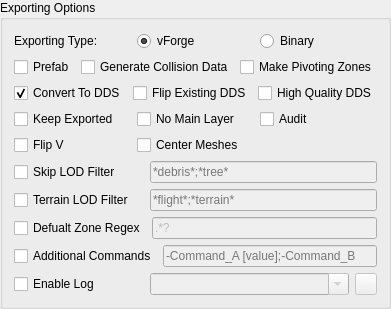
    <widget class="QGroupBox" name="groupBox_ExportingOptions">
     <property name="toolTip">
      <string/>
     </property>
     <property name="title">
      <string>Exporting Options</string>
     </property>
     <layout class="QVBoxLayout" name="verticalLayout_3">
      <item>
       <layout class="QHBoxLayout" name="horizontalLayout_18">
        <item>
         <widget class="QLabel" name="label_13">
          <property name="text">
           <string>Exporting Type: </string>
          </property>
         </widget>
        </item>
        <item>
         <widget class="QRadioButton" name="radioButton_vForge">
          <property name="text">
           <string>vForge</string>
          </property>
          <property name="checked">
           <bool>true</bool>
          </property>
         </widget>
        </item>
        <item>
         <widget class="QRadioButton" name="radioButton_Binary">
          <property name="text">
           <string>Binary</string>
          </property>
          <property name="checked">
           <bool>false</bool>
          </property>
         </widget>
        </item>
       </layout>
      </item>
      <item>
       <layout class="QHBoxLayout" name="horizontalLayout_17">
        <item>
         <widget class="QCheckBox" name="checkBox_Prefab">
          <property name="toolTip">
           <string>Export as a prefab.  This defaults to exporting models.</string>
          </property>
          <property name="text">
           <string>Prefab</string>
          </property>
          <property name="checked">
           <bool>false</bool>
          </property>
         </widget>
        </item>
        <item>
         <widget class="QCheckBox" name="checkBox_GenerateCollisionData">
          <property name="text">
           <string>Generate Collision Data</string>
          </property>
          <property name="checked">
           <bool>false</bool>
          </property>
         </widget>
        </item>
        <item>
         <widget class="QCheckBox" name="checkBox_MakePivotingZones">
          <property name="toolTip">
           <string>Enable pivots in exported zones (often used w/ -centermeshes).</string>
          </property>
          <property name="text">
           <string>Make Pivoting Zones</string>
          </property>
          <property name="checked">
           <bool>false</bool>
          </property>
         </widget>
        </item>
       </layout>
      </item>
      <item>
       <layout class="QHBoxLayout" name="horizontalLayout_20">
        <item>
         <widget class="QCheckBox" name="checkBox_ConvertToDDS">
          <property name="toolTip">
           <string>Convert input textures to dds textures at textureOutputPath.</string>
          </property>
          <property name="text">
           <string>Convert To DDS</string>
          </property>
          <property name="checked">
           <bool>true</bool>
          </property>
         </widget>
        </item>
        <item>
         <widget class="QCheckBox" name="checkBox_FlipExistingDDS">
          <property name="toolTip">
           <string>Flip existing dds textures at textureOutputPath.</string>
          </property>
          <property name="text">
           <string>Flip Existing DDS</string>
          </property>
         </widget>
        </item>
        <item>
         <widget class="QCheckBox" name="checkBox_HighQualityDDS">
          <property name="toolTip">
           <string>High quality DDS compression (export may take much longer, use it for production quality).</string>
          </property>
          <property name="text">
           <string>High Quality DDS</string>
          </property>
         </widget>
        </item>
       </layout>
      </item>
      <item>
       <layout class="QHBoxLayout" name="horizontalLayout_23">
        <item>
         <widget class="QCheckBox" name="checkBox_KeepExported">
          <property name="toolTip">
           <string>Do not delete previously exported zone/layer files.</string>
          </property>
          <property name="text">
           <string>Keep Exported</string>
          </property>
         </widget>
        </item>
        <item>
         <widget class="QCheckBox" name="checkBox_NoMainLayer">
          <property name="toolTip">
           <string>Do not generate any default scene settings for xml export.</string>
          </property>
          <property name="text">
           <string>No Main Layer</string>
          </property>
         </widget>
        </item>
        <item>
         <widget class="QCheckBox" name="checkBox_Audit">
          <property name="toolTip">
           <string>Show information about files which match the patterns from the configuration file.</string>
          </property>
          <property name="text">
           <string>Audit</string>
          </property>
         </widget>
        </item>
       </layout>
      </item>
      <item>
       <layout class="QHBoxLayout" name="horizontalLayout_13">
        <item>
         <widget class="QCheckBox" name="checkBox_FlipV">
          <property name="toolTip">
           <string>Flip v coordinate of textures.</string>
          </property>
          <property name="text">
           <string>Flip V</string>
          </property>
         </widget>
        </item>
        <item>
         <widget class="QCheckBox" name="checkBox_CenterMeshes">
          <property name="toolTip">
           <string>Default behavior for a mesh is to recenter it.</string>
          </property>
          <property name="text">
           <string>Center Meshes</string>
          </property>
         </widget>
        </item>
        <item>
         <widget class="QLabel" name="label_5">
          <property name="text">
           <string/>
          </property>
         </widget>
        </item>
       </layout>
      </item>
      <item>
       <layout class="QGridLayout" name="gridLayout">
        <item row="0" column="0">
         <widget class="QCheckBox" name="checkBox_SkipLOD">
          <property name="minimumSize">
           <size>
            <width>130</width>
            <height>0</height>
           </size>
          </property>
          <property name="toolTip">
           <string>A semicolon separated filter containing wildcards specifying which files to skip fpr LOD. e.g. *debris*;*tree* &quot;</string>
          </property>
          <property name="text">
           <string>Skip LOD Filter</string>
          </property>
         </widget>
        </item>
        <item row="0" column="1">
         <widget class="QLineEdit" name="lineEdit_SkipLOD">
          <property name="enabled">
           <bool>false</bool>
          </property>
          <property name="toolTip">
           <string>A semicolon separated filter containing wildcards specifying which files to skip fpr LOD. e.g. *debris*;*tree* &quot;</string>
          </property>
          <property name="placeholderText">
           <string>*debris*;*tree*</string>
          </property>
         </widget>
        </item>
        <item row="1" column="0">
         <widget class="QCheckBox" name="checkBox_TerrainLOD">
          <property name="minimumSize">
           <size>
            <width>130</width>
            <height>0</height>
           </size>
          </property>
          <property name="toolTip">
           <string>A semicolon separated filter containing wildcards specifying which files to generate terrain LODs. e.g. *fligth*;*terrain*</string>
          </property>
          <property name="text">
           <string>Terrain LOD Filter</string>
          </property>
         </widget>
        </item>
        <item row="1" column="1">
         <widget class="QLineEdit" name="lineEdit_TerrainLOD">
          <property name="enabled">
           <bool>false</bool>
          </property>
          <property name="toolTip">
           <string>A semicolon separated filter containing wildcards specifying which files to generate terrain LODs. e.g. *fligth*;*terrain*</string>
          </property>
          <property name="placeholderText">
           <string>*flight*;*terrain*</string>
          </property>
         </widget>
        </item>
       </layout>
      </item>
      <item>
       <layout class="QHBoxLayout" name="horizontalLayout_22">
        <item>
         <widget class="QCheckBox" name="checkBox_ZoneReg">
          <property name="minimumSize">
           <size>
            <width>130</width>
            <height>0</height>
           </size>
          </property>
          <property name="toolTip">
           <string>Regex matching for a default zone setup in creating a scene.</string>
          </property>
          <property name="text">
           <string>Defualt Zone Regex</string>
          </property>
         </widget>
        </item>
        <item>
         <widget class="QLineEdit" name="lineEdit_ZoneReg">
          <property name="enabled">
           <bool>false</bool>
          </property>
          <property name="toolTip">
           <string>Regex matching for a default zone setup in creating a scene.</string>
          </property>
          <property name="text">
           <string>.*?</string>
          </property>
         </widget>
        </item>
       </layout>
      </item>
      <item>
       <layout class="QHBoxLayout" name="horizontalLayout_27">
        <item>
         <widget class="QCheckBox" name="checkBox_AdditionalCommands">
          <property name="minimumSize">
           <size>
            <width>130</width>
            <height>0</height>
           </size>
          </property>
          <property name="toolTip">
           <string>Regex matching for a default zone setup in creating a scene.</string>
          </property>
          <property name="text">
           <string>Additional Commands</string>
          </property>
         </widget>
        </item>
        <item>
         <widget class="QLineEdit" name="lineEdit_AdditionalCommands">
          <property name="enabled">
           <bool>false</bool>
          </property>
          <property name="toolTip">
           <string>Additional commands should be seperated by ;</string>
          </property>
          <property name="text">
           <string/>
          </property>
          <property name="placeholderText">
           <string>-Command_A [value];-Command_B</string>
          </property>
         </widget>
        </item>
       </layout>
      </item>
      <item>
       <layout class="QHBoxLayout" name="horizontalLayout_21">
        <item>
         <widget class="QCheckBox" name="checkBox_EnableLog">
          <property name="minimumSize">
           <size>
            <width>130</width>
            <height>0</height>
           </size>
          </property>
          <property name="toolTip">
           <string>Enable logging; default settings go to printf &amp; log everything.  This can be customized in the configuration file.</string>
          </property>
          <property name="text">
           <string>Enable Log</string>
          </property>
         </widget>
        </item>
        <item>
         <widget class="QComboBox" name="comboBox_LogFile">
          <property name="enabled">
           <bool>false</bool>
          </property>
          <property name="sizePolicy">
           <sizepolicy hsizetype="Expanding" vsizetype="Fixed">
            <horstretch>0</horstretch>
            <verstretch>0</verstretch>
           </sizepolicy>
          </property>
          <property name="toolTip">
           <string>Log to a particular file; this can be overriden by settings in the configuration file.</string>
          </property>
          <property name="editable">
           <bool>true</bool>
          </property>
          <property name="insertPolicy">
           <enum>QComboBox::InsertAtBottom</enum>
          </property>
         </widget>
        </item>
        <item>
         <widget class="QPushButton" name="pushButton_LogFile">
          <property name="enabled">
           <bool>false</bool>
          </property>
          <property name="minimumSize">
           <size>
            <width>0</width>
            <height>0</height>
           </size>
          </property>
          <property name="maximumSize">
           <size>
            <width>22</width>
            <height>22</height>
           </size>
          </property>
          <property name="text">
           <string/>
          </property>
          <property name="icon">
           <iconset resource="images.qrc">
            <normaloff>:/Resources/folder.png</normaloff>:/Resources/folder.png</iconset>
          </property>
          <property name="iconSize">
           <size>
            <width>14</width>
            <height>14</height>
           </size>
          </property>
         </widget>
        </item>
       </layout>
      </item>
     </layout>
     <zorder></zorder>
     <zorder></zorder>
     <zorder></zorder>
     <zorder></zorder>
     <zorder></zorder>
    </widget>
